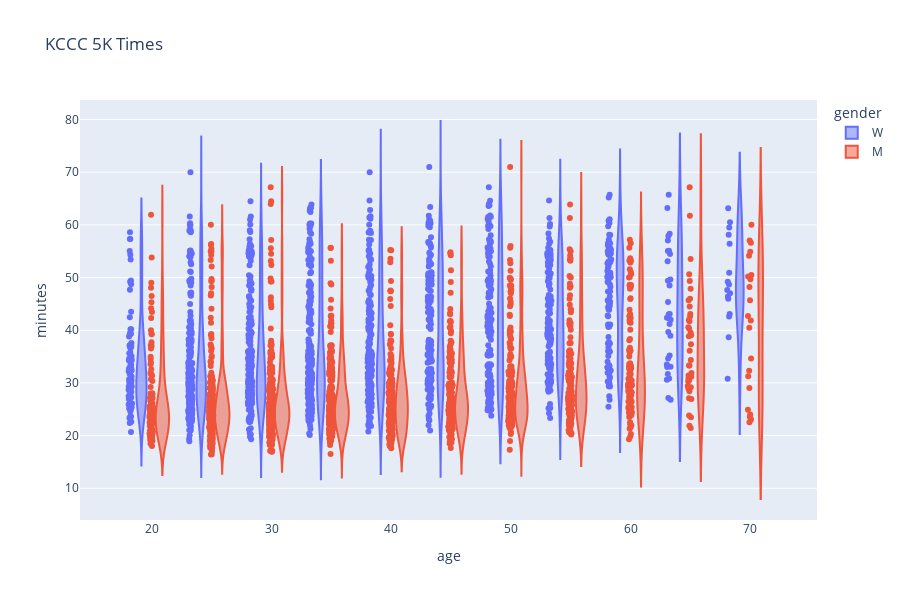

Here is the notebook cell this chart was saved with:
### Markdown cell above
## Other plots

### Code cell
px.violin(kccdf, x='age', y='minutes', color='gender', title='KCCC 5K Times', points='all', hover_data=['Full Name', 'minutes'], category_orders=my_category_orders,height=600)

### Figure 1 — Plotly figure (JSON) as saved in the notebook; plotly's stock layout.template omitted (floating-point values rounded to 4 significant figures; data arrays with more than 128 entries replaced by an {"elided": "..."} marker saying what was removed)
{"data": [{"alignmentgroup": "True", "box": {"visible": false}, "customdata": {"elided": "1466x1 str values"}, "hovertemplate": "gender=W<br>age=%{x}<br>minutes=%{y}<br>Full Name=%{customdata[0]}<extra></extra>", "legendgroup": "W", "marker": {"color": "#636efa"}, "name": "W", "offsetgroup": "W", "orientation": "v", "points": "all", "scalegroup": "True", "showlegend": true, "type": "violin", "x": {"elided": "1466 int values"}, "x0": " ", "xaxis": "x", "y": {"elided": "1466 float values"}, "y0": " ", "yaxis": "y"}, {"alignmentgroup": "True", "box": {"visible": false}, "customdata": {"elided": "1541x1 str values"}, "hovertemplate": "gender=M<br>age=%{x}<br>minutes=%{y}<br>Full Name=%{customdata[0]}<extra></extra>", "legendgroup": "M", "marker": {"color": "#EF553B"}, "name": "M", "offsetgroup": "M", "orientation": "v", "points": "all", "scalegroup": "True", "showlegend": true, "type": "violin", "x": {"elided": "1541 int values"}, "x0": " ", "xaxis": "x", "y": {"elided": "1541 float values"}, "y0": " ", "yaxis": "y"}], "layout": {"height": 600, "legend": {"title": {"text": "gender"}, "tracegroupgap": 0}, "title": {"text": "KCCC 5K Times"}, "violinmode": "group", "xaxis": {"anchor": "y", "domain": [0, 1], "title": {"text": "age"}}, "yaxis": {"anchor": "x", "domain": [0, 1], "title": {"text": "minutes"}}}}
